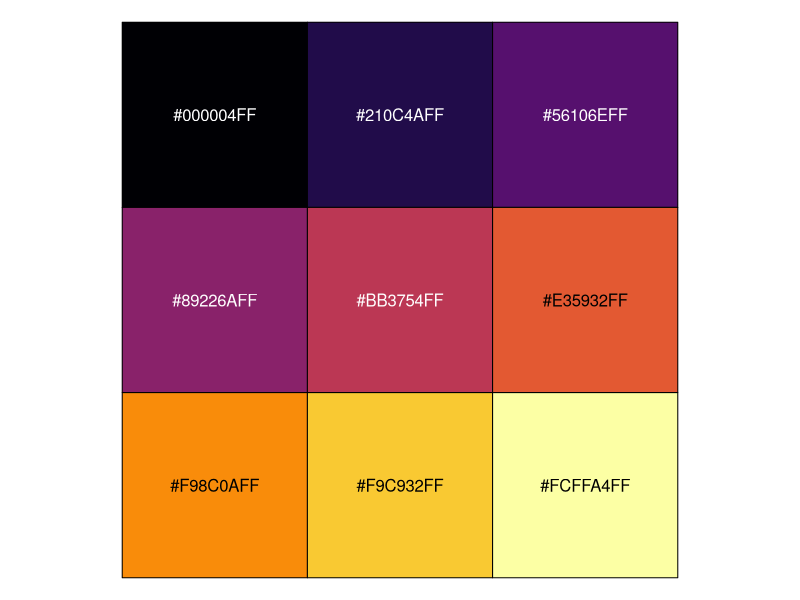
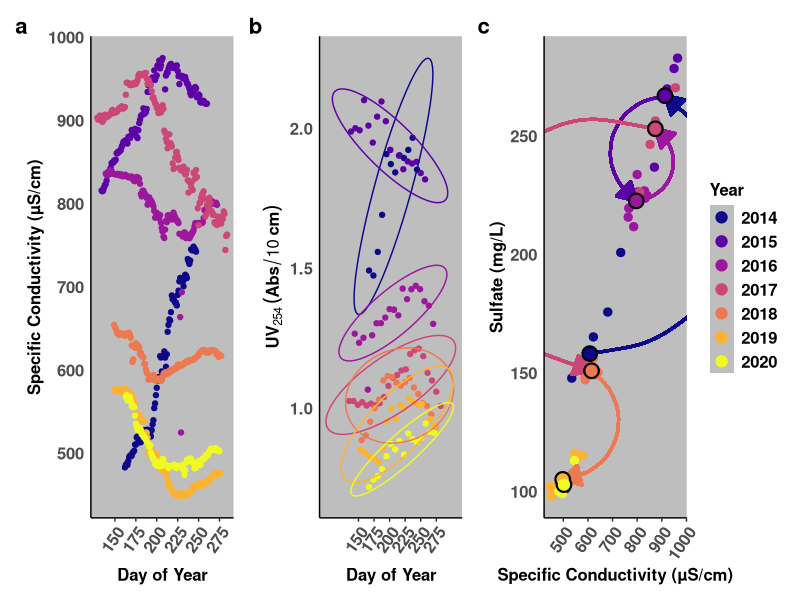

The R source for these figures, in order:

library(tidyverse)
library(here)
library(patchwork)
library(scales)

show_col(viridis_pal(option = "B")(9))


all_dat <- read_csv(here('data/processed_data', 'BP_all_June72022.csv'))


#UV 254 plot by DOY 
UV254 <- ggplot(all_dat, aes(DOY, UV_254, colour = factor(Year))) +
  geom_point() + stat_ellipse() + 
  #geom_point(data = mean_UV254, aes(x = mean_DOY, y = mean_UV254), size = 5)+
  scale_colour_viridis_d(option = "plasma", direction = 1) + 
  scale_x_continuous(breaks = c(150, 175, 200, 225, 250, 275)) + 
  labs(colour = "Year") + 
  labs(x = "Day of Year", y = expression(bold(UV[254]~(Abs/10~cm))))+ 
  theme(axis.text.x = element_text(angle=55, hjust=1, vjust=1, face = "bold", size = 12),
        axis.text.y = element_text(face = "bold", size = 12),
        axis.title.x = element_text(face = "bold", size =12),
        axis.title.y = element_text(face = "bold", size = 12),
        panel.grid.major = element_blank(),
        panel.grid.minor = element_blank(),
        axis.ticks.y = element_blank(),
        axis.line = element_line(),
        legend.position = "none",
        panel.background = element_rect(fill = "gray"))



#SpCond plot by DOY 
SpCond <- ggplot(all_dat, aes(DOY, SpCondShallow, colour = factor(Year))) +
  geom_point() + #stat_ellipse() + 
  scale_colour_viridis_d(option = "plasma", direction = 1) + 
  scale_x_continuous(breaks = c(150, 175, 200, 225, 250, 275)) + 
  labs(colour = "Year") + 
  labs(x = "Day of Year", y = "Specific Conductivity (µS/cm)")+
  theme(axis.text.x = element_text(angle=55, hjust=1, vjust=1, face = "bold", size = 12),
        axis.text.y = element_text(face = "bold", size = 12),
        axis.title.x = element_text(face = "bold", size =12),
        axis.title.y = element_text(face = "bold", size = 12),
        panel.grid.major = element_blank(),
        panel.grid.minor = element_blank(),
        axis.ticks.y = element_blank(),
        axis.line = element_line(),
        legend.position = "none",
        panel.background = element_rect(fill = "gray"))


#Sulfate vs Conductivity plot 
mean_sulph <- all_dat %>% group_by(Year) %>% summarise("mean_Sulphate" = mean(Sulphate, na.rm = TRUE),
                                                       "mean_SpCondShallow" = mean(SpCondShallow, na.rm = TRUE)) 

Sulph <- ggplot(all_dat, aes(SpCondShallow, Sulphate, colour = factor(Year))) +
  geom_point(size = 2.5) + #stat_ellipse() + 
  geom_curve(aes(x = 607.4092, y = 158.0400, xend = 912.7121, yend = 266.8500), colour = "#0D0887FF", curvature = .8,  size = 1, arrow = arrow(angle = 30, type = "closed", length = unit(0.20, "inches"))) +
  geom_curve(aes(x = 912.7121, y = 266.8500, xend = 796.1487, yend = 222.4800), colour = "#5D01A6FF", curvature = 0.75, size = 1, arrow = arrow(angle = 30, type = "closed", length = unit(0.20, "inches"))) +
  geom_curve(aes(x = 796.1487, y = 222.4800, xend = 873.6846, yend = 252.8800), colour = "#9C179EFF", curvature = 0.75, size = 1, arrow = arrow(angle = 30, type = "closed", length = unit(0.20, "inches"))) +
  geom_curve(aes(x = 873.6846, y = 252.8800, xend = 614.8507, yend = 150.8125), colour = "#CC4678FF", curvature = 1.25, size = 1,  arrow = arrow(angle = 30, type = "closed", length = unit(0.20, "inches"))) +
  geom_curve(aes(x = 614.8507, y = 150.8125, xend = 497.7493, yend = 105.0000), colour = "#ED7953FF", curvature = -0.75, size =1, arrow = arrow(angle = 30, type = "closed", length = unit(0.20, "inches"))) +
  #geom_curve(aes(x = 497.7493, y = 105.0000, xend = 502.8972, yend = 102.8000), colour = "#FDB32FFF", arrow = arrow(angle = 30, type = "closed", length = unit(0.20, "inches"))) +
  geom_point(data = mean_sulph, aes(x = mean_SpCondShallow, y = mean_Sulphate), size = 5, colour = "black")+
  geom_point(data = mean_sulph, aes(x = mean_SpCondShallow, y = mean_Sulphate), size = 3.5)+
  scale_colour_viridis_d(option = "plasma", direction = 1) + 
  labs(colour = "Year") + 
  labs(x ="Specific Conductivity (µS/cm)", y = "Sulfate (mg/L)") +
  theme(axis.text.x = element_text(angle=55, hjust=1, vjust=1, face = "bold", size = 12),
        axis.text.y = element_text(face = "bold", size = 12),
        axis.title.x = element_text(face = "bold", size =12),
        axis.title.y = element_text(face = "bold", size = 12),
        panel.grid.major = element_blank(),
        panel.grid.minor = element_blank(),
        axis.ticks.y = element_blank(),
        axis.line = element_line(),
        legend.text = element_text(face = "bold", size = 12),
        legend.title = element_text(face = "bold", size =12),
        panel.background = element_rect(fill = "gray"))

#Figure 6
SpCond + UV254 + Sulph + plot_annotation(tag_levels = 'a') & theme(plot.tag = element_text(face = "bold", size = 16))
